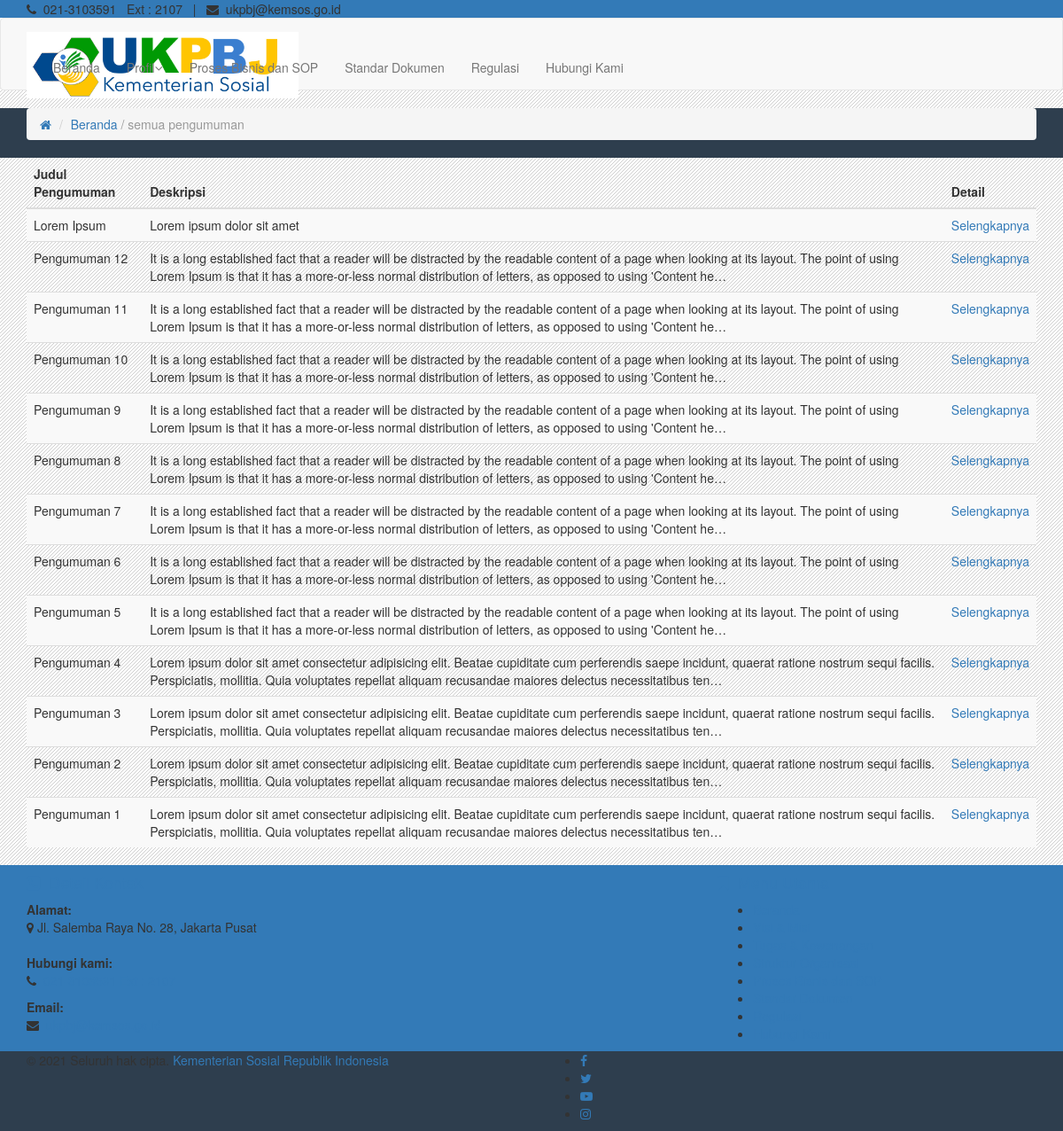
Page /pengumuman/ on the committed database.
### portal/models.py (models this page shows, shortened)
class Pengumuman(models.Model):
    title = models.CharField(max_length=200)
    description = models.TextField()
    image = models.ImageField(null=True, blank=True)
    created_date = models.DateTimeField(auto_now_add=True, null=True)
    created_by = models.ForeignKey(User, on_delete=models.CASCADE)

### portal/views.py (the view)
# urls.py: path('pengumuman/', views.all_pengumuman, name='pengumuman'),
def all_pengumuman(request):
    pengumuman = Pengumuman.objects.all().order_by('-id')
    context = {
        'pengumuman': pengumuman,
        'halaman': " / semua pengumuman",
    }
    return render(request, 'portal/pengumuman.html', context)

### portal/templates/portal/pengumuman.html (shortened to what this page needs)
{%  extends 'portal/main.html' %}
{% load static %}
{% block content %}
 <div class="contents">
    <section id="inner-headline">
        <div class="container">
            <div class="row">
                <div class="col-lg-12">
                    <ul class="breadcrumb">
                        <li><a href="index.html"><i class="fa fa-home"></i></a></li>
                        <li class="active"><a href="{% url 'home' %}">Beranda</a>{{halaman}}</li>
                    </ul>
                </div>
            </div>
        </div>
    </section>
    <section id="content">
        <div class="container">
            <div class="row">
                <div class="col-lg-12">
                    <article>
                        <div dir="ltr">
                            <table id="tabel-data" class="table table-striped table-hover" width="100%" cellspacing="0">
                                <thead>
                                    <tr>
                                        <th>Judul Pengumuman</th>
                                        <th>Deskripsi</th>
                                        <th>Detail</th>
                                    </tr>
                                </thead>
                                <tbody>
                                        {% for pengumuman in pengumuman %}
                                        <tr>
                                            <td>{{pengumuman.title}}</td>
                                            <td>{{pengumuman.description|truncatechars:250}}</td>
                                            <td><a href="{% url 'detil_pengumuman' pengumuman.id %}">Selengkapnya</a></td>
                                        </tr>
                                        {% endfor %}
                                </tbody>
                            </table>
                        </div>
                    </article>
                </div>
            </div>
        </div>
    </section>
</div>
{% endblock %}

### static/css/kemensos/css/color.css (style rules this page uses)
a, a:hover, a:focus, a:active, footer a.text-link:hover, strike, .post-meta span a:hover, footer a.text-link, ul.meta-post li a:hover, ul.cat li a:hover, ul.recent li h6 a:hover, ul.portfolio-categ li.active a, ul.portfolio-categ li.active a:hover, ul.portfolio-categ li a:hover, ul.related-post li h4 a:hover, span.highlight, article .post-heading h3 a:hover, .navbar .nav > .active > a, .navbar .nav > .active > a:hover, .navbar .nav > li > a:hover, .navbar .nav > li > a:focus, .navbar .nav > .active > a:focus { color: #3494c8; }
#inner-headline { background: #2e3e4e; }

### static/css/kemensos/css/main.css (style rules this page uses)
a, a:hover, a:focus, a:active, footer a.text-link:hover, strike, .post-meta span a:hover, footer a.text-link, ul.meta-post li a:hover, ul.cat li a:hover, ul.recent li h6 a:hover, ul.portfolio-categ li.active a, ul.portfolio-categ li.active a:hover, ul.portfolio-categ li a:hover, ul.related-post li h4 a:hover, span.highlight, article .post-heading h3 a:hover, .navbar .nav > .active > a, .navbar .nav > .active > a:hover, .navbar .nav > li > a:hover, .navbar .nav > li > a:focus, .navbar .nav > .active > a:focus { color: #337ab7; }
#inner-headline { background: #2e3e4e; }

### rows in the picture
Pengumuman: title "Lorem Ipsum", description "Lorem ipsum dolor sit amet"
Pengumuman: title "Pengumuman 12", description "It is a long established fact that a reader will be distracted by the readable content of a page when looking at its layout. The point of using Lorem Ipsum is that it has a more-or-less normal distribution of letters, as opposed to using 'Content he…"
Pengumuman: title "Pengumuman 11", description "It is a long established fact that a reader will be distracted by the readable content of a page when looking at its layout. The point of using Lorem Ipsum is that it has a more-or-less normal distribution of letters, as opposed to using 'Content he…"
Pengumuman: title "Pengumuman 10", description "It is a long established fact that a reader will be distracted by the readable content of a page when looking at its layout. The point of using Lorem Ipsum is that it has a more-or-less normal distribution of letters, as opposed to using 'Content he…"
Pengumuman: title "Pengumuman 9", description "It is a long established fact that a reader will be distracted by the readable content of a page when looking at its layout. The point of using Lorem Ipsum is that it has a more-or-less normal distribution of letters, as opposed to using 'Content he…"
Pengumuman: title "Pengumuman 8", description "It is a long established fact that a reader will be distracted by the readable content of a page when looking at its layout. The point of using Lorem Ipsum is that it has a more-or-less normal distribution of letters, as opposed to using 'Content he…"
Pengumuman: title "Pengumuman 7", description "It is a long established fact that a reader will be distracted by the readable content of a page when looking at its layout. The point of using Lorem Ipsum is that it has a more-or-less normal distribution of letters, as opposed to using 'Content he…"
Pengumuman: title "Pengumuman 6", description "It is a long established fact that a reader will be distracted by the readable content of a page when looking at its layout. The point of using Lorem Ipsum is that it has a more-or-less normal distribution of letters, as opposed to using 'Content he…"
Pengumuman: title "Pengumuman 5", description "It is a long established fact that a reader will be distracted by the readable content of a page when looking at its layout. The point of using Lorem Ipsum is that it has a more-or-less normal distribution of letters, as opposed to using 'Content he…"
Pengumuman: title "Pengumuman 4", description "Lorem ipsum dolor sit amet consectetur adipisicing elit. Beatae cupiditate cum perferendis saepe incidunt, quaerat ratione nostrum sequi facilis. Perspiciatis, mollitia. Quia voluptates repellat aliquam recusandae maiores delectus necessitatibus ten…"
Pengumuman: title "Pengumuman 3", description "Lorem ipsum dolor sit amet consectetur adipisicing elit. Beatae cupiditate cum perferendis saepe incidunt, quaerat ratione nostrum sequi facilis. Perspiciatis, mollitia. Quia voluptates repellat aliquam recusandae maiores delectus necessitatibus ten…"
Pengumuman: title "Pengumuman 2", description "Lorem ipsum dolor sit amet consectetur adipisicing elit. Beatae cupiditate cum perferendis saepe incidunt, quaerat ratione nostrum sequi facilis. Perspiciatis, mollitia. Quia voluptates repellat aliquam recusandae maiores delectus necessitatibus ten…"
Pengumuman: title "Pengumuman 1", description "Lorem ipsum dolor sit amet consectetur adipisicing elit. Beatae cupiditate cum perferendis saepe incidunt, quaerat ratione nostrum sequi facilis. Perspiciatis, mollitia. Quia voluptates repellat aliquam recusandae maiores delectus necessitatibus ten…"

### other values in the picture
{{ halaman }} "/ semua pengumuman"
